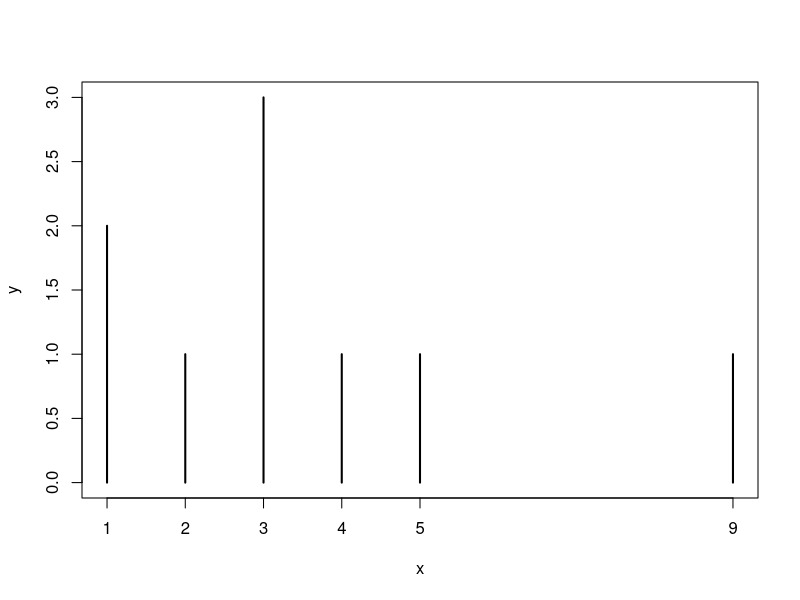

Source code (R):
#!/usr/bin/env Rscript
x <- c(5, 3, 9, 1, 2, 3, 4, 1, 3)
print(x)
y <- table(x)
print(y)
#pdf("test.pdf")
plot(y)

# calculate standard deviation of a random variable manually
a <- c(7.2, 1.2, 1.8, 2.8, 18, -1.9, -0.1, -1.5, 13.0, 3.2, -1.1, 7.0, 0.5, 3.9, 2.1, 4.1, 6.5)
# this works because the probability of each element is 1/17
sqrt(length(a)/(length(a)-1)*sum((a-sum(a*(1/length(a))))^2*(1/length(a))))
sd(a)
